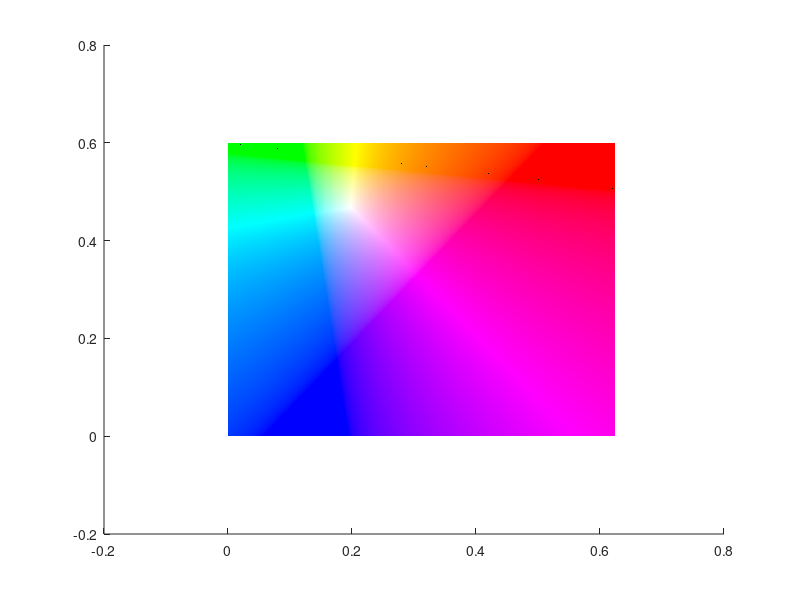

MATLAB code for this plot: (Note: this script raises an error after producing the figure.)
%imagesc([0 0.62345], [0 0.6], cie1976Ucs);
hold on;

resolution = 0.001;
bg = zeros(length(0:resolution:0.6), length(0:resolution:0.62345), 3);
i = 1;
time = cputime;
for v = 0:resolution:0.6
    j = 1;
    for u = 0:resolution:0.62345
        X = -(9*u)/(3*u + 20*v - 12);
        Y = -(4*v)/(3*u + 20*v - 12);
        Z = 1;
        x = X / (X+Y+Z);
        y = Y / (X+Y+Z);
        z = Z / (X+Y+Z);
        bg(i, j, :) = xyz2rgb([x y z]);
        bg(i, j, :) = bg(i, j, :) ./ max(bg(i, j, :));
        j = j + 1;
    end
    i = i + 1;
end
bg(bg > 1) = 1;
bg(bg < 0) = 0;
duration = cputime - time
imagesc([0 0.62345], [0 0.6], bg);

cie1976PlanckianLocusUv = zeros(25000, 2);
for t = 1:25000
    spd = planckSpd(t, :);
    [~, ~, ~, X, Y, Z] = spdToXyz(spd);
    denom = X + 15*Y + 3*Z;
    up = 4*X  / denom;
    vp = 9*Y / denom;
    cie1976PlanckianLocusUv(t, :) = [up vp];
end
plot(cie1976PlanckianLocusUv(:, 1), cie1976PlanckianLocusUv(:, 2), 'k');

wavelengths = zeros(60, 2);
for l = 1:59
    spd = zeros(1, 81);
    spd(l+6) = 1;
    [~, ~, ~, X, Y, Z] = spdToXyz(spd);
    denom = X + 15*Y + 3*Z;
    up = 4*X  / denom;
    vp = 9*Y / denom;
    wavelengths(l, :) = [up vp];
end
wavelengths(60, :) = wavelengths(1, :);
plot(wavelengths(:, 1), wavelengths(:, 2), 'o-k');

set(gca, 'ydir', 'normal');
axis([0 0.62345 0 0.6]);

hold off;